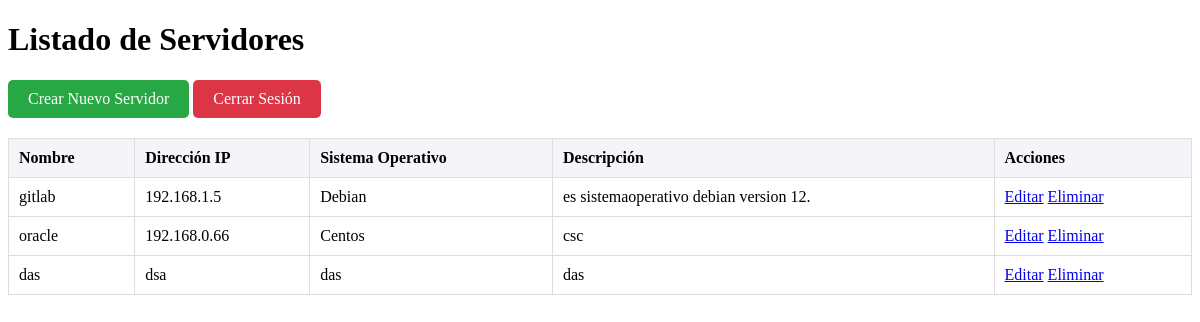
The page /servidores/servidores/ (signed in) on the database its author committed.
### servidores/models.py (models this page shows, shortened)
class Servidor(models.Model):
    nombre = models.CharField(max_length=100)
    direccion_ip = models.CharField(max_length=15)
    sistema_operativo = models.CharField(max_length=50)
    descripcion = models.TextField(blank=True, null=True)

### servidores/views.py (the view)
# urls.py: path('servidores/', views.lista_servidores, name='lista_servidores'),
@login_required
def lista_servidores(request):
    servidores = Servidor.objects.all()
    return render(request, 'servidores/lista_servidores.html', {'servidores': servidores})

### servidores/templates/servidores/lista_servidores.html (shortened to what this page needs)
<!DOCTYPE html>
<html lang="es">
<head>
</head>
<body>
    <h1>Listado de Servidores</h1>
    <a href="{% url 'crear_servidor' %}" class="create-button">Crear Nuevo Servidor</a>
    <a href="{% url 'logout' %}" class="logout-button">Cerrar Sesión</a>
    <table>
        <thead>
            <tr>
                <th>Nombre</th>
                <th>Dirección IP</th>
                <th>Sistema Operativo</th>
                <th>Descripción</th>
                <th>Acciones</th>
            </tr>
        </thead>
        <tbody>
            {% for servidor in servidores %}
                <tr>
                    <td>{{ servidor.nombre }}</td>
                    <td>{{ servidor.direccion_ip }}</td>
                    <td>{{ servidor.sistema_operativo }}</td>
                    <td>{{ servidor.descripcion }}</td>
                    <td>
                        <a href="{% url 'editar_servidor' servidor.pk %}">Editar</a>
                        <a href="{% url 'eliminar_servidor' servidor.pk %}">Eliminar</a>
                    </td>
                </tr>
            {% endfor %}
        </tbody>
    </table>
</body>
</html>

### servidores/templates/servidores/lista_servidores.html (style rules this page uses)
table { width: 100%; border-collapse: collapse; margin-bottom: 20px; }
th, td { padding: 10px; border: 1px solid #ddd; text-align: left; }
th { background-color: #f4f4f9; }
.create-button { background-color: #28a745; color: white; padding: 10px 20px; border: none; border-radius: 5px; cursor: pointer; text-decoration: none; display: inline-block; margin-bottom: 20px; }
.logout-button { background-color: #dc3545; color: white; padding: 10px 20px; border: none; border-radius: 5px; cursor: pointer; text-decoration: none; display: inline-block; margin-bottom: 20px; }

### rows shown on the page
Servidor: nombre "gitlab", direccion_ip "192.168.1.5", sistema_operativo "Debian", descripcion "es sistemaoperativo debian version 12."
Servidor: nombre "oracle", direccion_ip "192.168.0.66", sistema_operativo "Centos", descripcion "csc"
Servidor: nombre "das", direccion_ip "dsa", sistema_operativo "das", descripcion "das"
